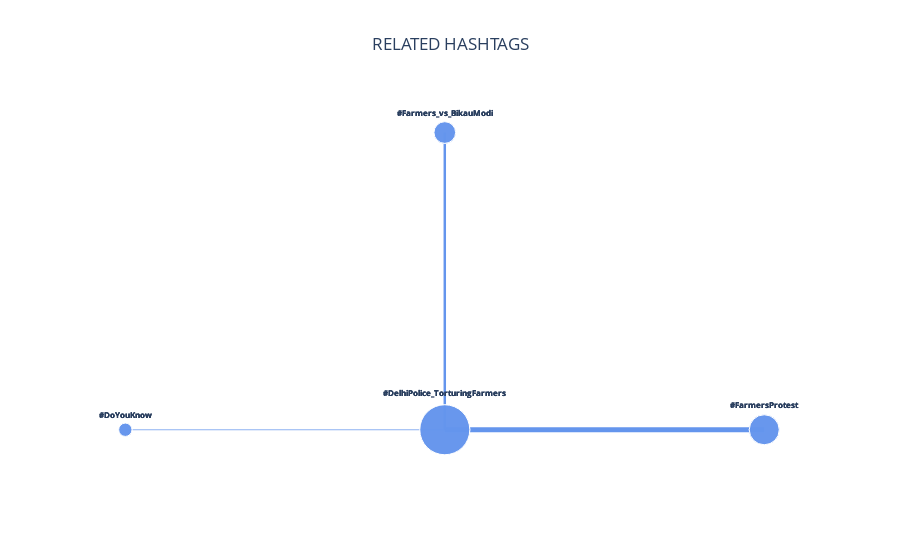

The notebook cell saved with this chart:
### Code cell
## MAKING GRAPH FOR RELATED HASHTAGS OF HASHTAG WITH MOST UNREST
sorted_keyword_dict = sorted(hashtag_tweet_keyword_count.items(), key = lambda kv:(kv[1], kv[0]), reverse=True)

hashtag = sorted_keyword_dict[0][0]
related_hashtags = related_hashtag_dict[hashtag]
related_hashtags = sorted(related_hashtags.items(), key = lambda kv:(kv[1], kv[0]))
G = nx.Graph()
G.add_node(hashtag, size=10)
count=1
max_size = 5
factor = max_size/len(related_hashtags)
for tag in related_hashtags:
    G.add_node(tag[0], size=count*factor+1)
    G.add_edge(hashtag, tag[0], weight = count*factor)
    count = count + 1

nodes = list(G.nodes(data=True))
edges = list(G.edges(data=True))
np.random.shuffle(nodes)

graph=nx.Graph()
graph.add_nodes_from(nodes)
graph.add_edges_from(edges)
pos_ = nx.circular_layout(graph, scale = 1)
pos_[hashtag] =  np.array([0, 0])
title = 'RELATED HASHTAGS'
create_graph(graph, title)

### Figure 1 — Plotly figure (JSON) as saved in the notebook; plotly's stock layout.template omitted (floating-point values rounded to 4 significant figures)
{"data": [{"line": {"color": "cornflowerblue", "width": 5.016}, "mode": "lines", "type": "scatter", "x": [1.0, 0, null], "y": [2.186e-08, 0, null]}, {"line": {"color": "cornflowerblue", "width": 2.467}, "mode": "lines", "type": "scatter", "x": [-3.576e-08, 0, null], "y": [1, 0, null]}, {"line": {"color": "cornflowerblue", "width": 0.7334}, "mode": "lines", "type": "scatter", "x": [-1.0, 0, null], "y": [-6.557e-08, 0, null]}, {"hoverinfo": "none", "marker": {"color": ["cornflowerblue", "cornflowerblue", "cornflowerblue", "cornflowerblue"], "size": [30, 21.67, 13.33, 50]}, "mode": "markers+text", "text": ["<b>#FarmersProtest</b>", "<b>#Farmers_vs_BikauModi</b>", "<b>#DoYouKnow</b>", "<b>#DelhiPolice_TorturingFarmers</b>"], "textfont": {"size": 8}, "textposition": "top center", "type": "scatter", "x": [1.0, -3.576e-08, -1.0, 0], "y": [2.186e-08, 1, -6.557e-08, 0]}, {"hoverinfo": "none", "marker": {"color": ["cornflowerblue", "cornflowerblue", "cornflowerblue", "cornflowerblue"], "size": [30, 21.67, 13.33, 50]}, "mode": "markers+text", "text": ["<b>#FarmersProtest</b>", "<b>#Farmers_vs_BikauModi</b>", "<b>#DoYouKnow</b>", "<b>#DelhiPolice_TorturingFarmers</b>"], "textfont": {"size": 8}, "textposition": "top center", "type": "scatter", "x": [1.0, -3.576e-08, -1.0, 0], "y": [2.186e-08, 1, -6.557e-08, 0]}, {"hoverinfo": "none", "marker": {"color": ["cornflowerblue", "cornflowerblue", "cornflowerblue", "cornflowerblue"], "size": [30, 21.67, 13.33, 50]}, "mode": "markers+text", "text": ["<b>#FarmersProtest</b>", "<b>#Farmers_vs_BikauModi</b>", "<b>#DoYouKnow</b>", "<b>#DelhiPolice_TorturingFarmers</b>"], "textfont": {"size": 8}, "textposition": "top center", "type": "scatter", "x": [1.0, -3.576e-08, -1.0, 0], "y": [2.186e-08, 1, -6.557e-08, 0]}], "layout": {"paper_bgcolor": "rgba(0,0,0,0)", "plot_bgcolor": "rgba(0,0,0,0)", "showlegend": false, "title": {"text": "RELATED HASHTAGS", "x": 0.5}, "xaxis": {"showgrid": false, "showticklabels": false, "zeroline": false}, "yaxis": {"showgrid": false, "showticklabels": false, "zeroline": false}}}
